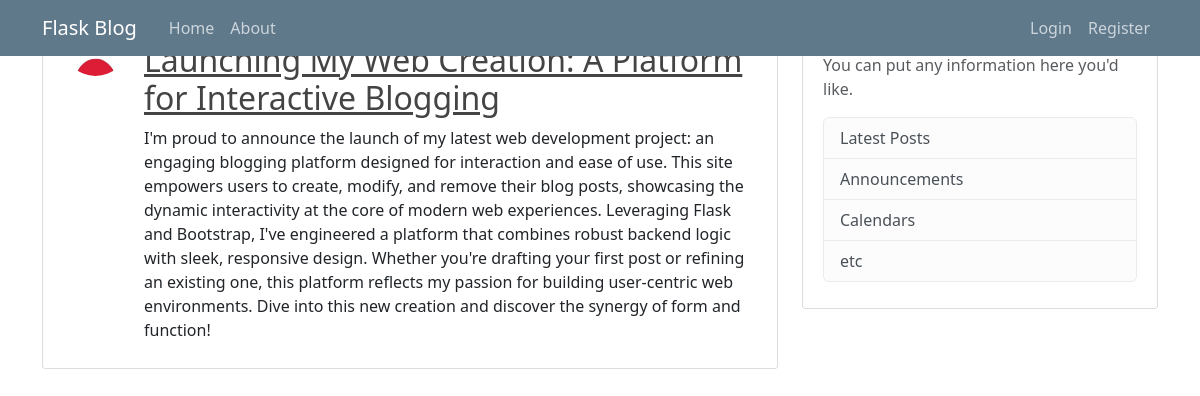
Before: / with the older database file.
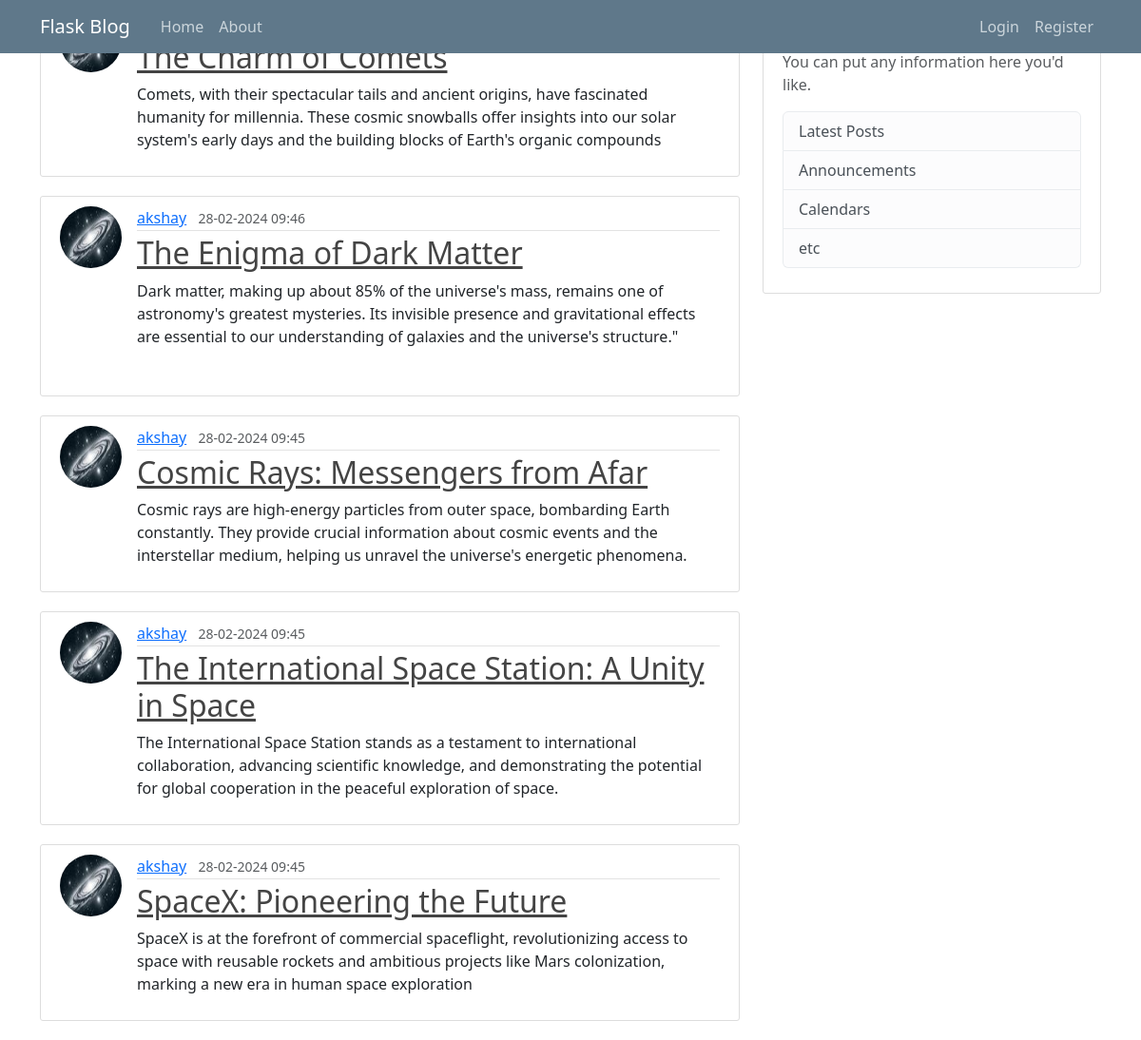
After: the same page with the newer database file.
### app/models.py (models this page shows, shortened)
class Posts(db.Model):
    id = db.Column(db.Integer, primary_key=True)
    title = db.Column(db.String(20), nullable=False)
    date_posted = db.Column(db.DateTime, nullable=False, default=datetime.utcnow)
    content = db.Column(db.Text, nullable=False)
    user_id = db.Column(db.Integer, db.ForeignKey('user.id'),nullable=False)

class User(db.Model, UserMixin):
    id = db.Column(db.Integer, primary_key=True)
    username: str = db.Column(db.String(20), unique=True, nullable=False)
    email: str = db.Column(db.String(120), unique=True, nullable=False)
    image_file: str = db.Column(db.String(120), nullable=False, default='default.jpg')
    password = db.Column(db.String(60), nullable=False)
    posts = db.relationship('Posts',
                            backref='author', lazy=True)

### app/routes.py (the view)
@app.route("/home")
@app.route("/")
def home():
    page = request.args.get('page', 1, type = int)
    posts = Posts.query.order_by(Posts.date_posted.desc()).paginate(page = page, per_page=5)
    return render_template('home.html', posts=posts) # type: ignore

### app/templates/home.html
{% extends "layout.html" %}
{% block content %}
    {% for post in posts %}
        <article class="media content-section">
            <img class="rounded-circle article-img" src="{{ url_for('static', filename='profile-pictures/' ~ post.author.image_file) }}">
          <div class="media-body">
            <div class="article-metadata">
              <a class="mr-2" href="#">{{ post.author.username }}</a>
              <small class="text-muted">{{ post.date_posted.strftime('%d-%m-%Y %H:%M') }}</small>
            </div>
            <h2><a class="article-title" href="{{ url_for('post', post_id=post.id) }}">{{ post.title }}</a></h2>
            <p class="article-content">{{ post.content }}</p>
          </div>
        </article>
    {% endfor %}
{% endblock content %}

### app/templates/layout.html (shortened to what this page needs)
<!DOCTYPE html>
<html>
<head>
    <link rel="stylesheet" href="https://cdn.jsdelivr.net/npm/bootstrap@4.4.1/dist/css/bootstrap.min.css">
    <link rel='stylesheet' type= 'text/css' href="{{ url_for('static', filename='main.css') }}">
    <link rel="stylesheet" href="https://cdn.jsdelivr.net/npm/bootstrap@5.5.0/dist/css/bootstrap.min.css">
</head>
<body>
<header class="site-header">
  <nav class="navbar navbar-expand-md navbar-dark bg-steel fixed-top">
    <div class="container">
      <a class="navbar-brand mr-4" href="{{ url_for('home') }}">Flask Blog</a>
      <div class="collapse navbar-collapse" id="navbarToggle">
        <div class="navbar-nav mr-auto">
          <a class="nav-item nav-link" href="{{ url_for('home') }}">Home</a>
          <a class="nav-item nav-link" href="{{ url_for('about') }}">About</a>
        </div>
        <div class="navbar-nav">
            {% if current_user.is_authenticated %}
            <a class="nav-item nav-link" href="{{ url_for('create_post') }}">New Post</a>
            <a class="nav-item nav-link" href="{{ url_for('account') }}">Account</a>
            <a class="nav-item nav-link" href="{{ url_for('logout') }}">Logout</a>
            {% else %}
            <a class="nav-item nav-link" href="{{ url_for('login') }}">Login</a>
            <a class="nav-item nav-link" href="{{ url_for('register') }}">Register</a>
            {% endif %}
        </div>
      </div>
    </div>
  </nav>
</header>
<main role="main" class="container">
  <div class="row">
    <div class="col-md-8">
      {% block content %}{% endblock %}
    </div>
    <div class="col-md-4">
      <div class="content-section">
        <h3>Our Sidebar</h3>
        <p class='text-muted'>You can put any information here you'd like.
          <ul class="list-group">
            <li class="list-group-item list-group-item-light">Latest Posts</li>
            <li class="list-group-item list-group-item-light">Announcements</li>
            <li class="list-group-item list-group-item-light">Calendars</li>
            <li class="list-group-item list-group-item-light">etc</li>
          </ul>
        </p>
      </div>
    </div>
  </div>
</main>
</body>
</html>

### app/static/main.css (style rules this page uses)
body { background: #fafafa; color: #333333; margin-top: 5rem; }
h1, h2, h3, h4, h5, h6 { color: #444444; }
.bg-steel { background-color: #5f788a; }
.site-header .navbar-nav .nav-link { color: #cbd5db; }
.content-section { background: #ffffff; padding: 10px 20px; border: 1px solid #dddddd; border-radius: 3px; margin-bottom: 20px; }
.article-title { color: #444444; }
.article-content { white-space: pre-line; }
.article-img { height: 65px; width: 65px; margin-right: 16px; }
.article-metadata { padding-bottom: 1px; margin-bottom: 4px; border-bottom: 1px solid #e3e3e3 }

Changed rows visible on the page:
no longer on this page (row unchanged): Posts: title "Launching My Web Creation: A Platform for Interactive Blogging", content "I'm proud to announce the launch of my latest web development project: an engaging blogging platform designed for interaction and ease of use. This site empowers users to create, modify, and remove their blog posts, showcasing the dynamic interactivity at the core of modern web experiences. Leveraging Flask and Bootstrap, I've engineered a platform that combines robust backend logic with sleek, responsive design. Whether you're drafting your first post or refining an existing one, this platform reflects my passion for building user-centric web environments. Dive into this new creation and discover the synergy of form and function!"
added Posts: title "The Charm of Comets", content "Comets, with their spectacular tails and ancient origins, have fascinated humanity for millennia. These cosmic snowballs offer insights into our solar system's early days and the building blocks of Earth's organic compounds"
added Posts: image_file (picture), author.username "akshay", date_posted "28-02-2024 09:46", title "The Enigma of Dark Matter", content "Dark matter, making up about 85% of the universe's mass, remains one of astronomy's greatest mysteries. Its invisible presence and gravitational effects are essential to our understanding of galaxies and the universe's structure.\""
added Posts: image_file (picture), author.username "akshay", date_posted "28-02-2024 09:45", title "Cosmic Rays: Messengers from Afar", content "Cosmic rays are high-energy particles from outer space, bombarding Earth constantly. They provide crucial information about cosmic events and the interstellar medium, helping us unravel the universe's energetic phenomena."
added Posts: image_file (picture), author.username "akshay", date_posted "28-02-2024 09:45", title "The International Space Station: A Unity in Space", content "The International Space Station stands as a testament to international collaboration, advancing scientific knowledge, and demonstrating the potential for global cooperation in the peaceful exploration of space."
added Posts: image_file (picture), author.username "akshay", date_posted "28-02-2024 09:45", title "SpaceX: Pioneering the Future", content "SpaceX is at the forefront of commercial spaceflight, revolutionizing access to space with reusable rockets and ambitious projects like Mars colonization, marking a new era in human space exploration"
